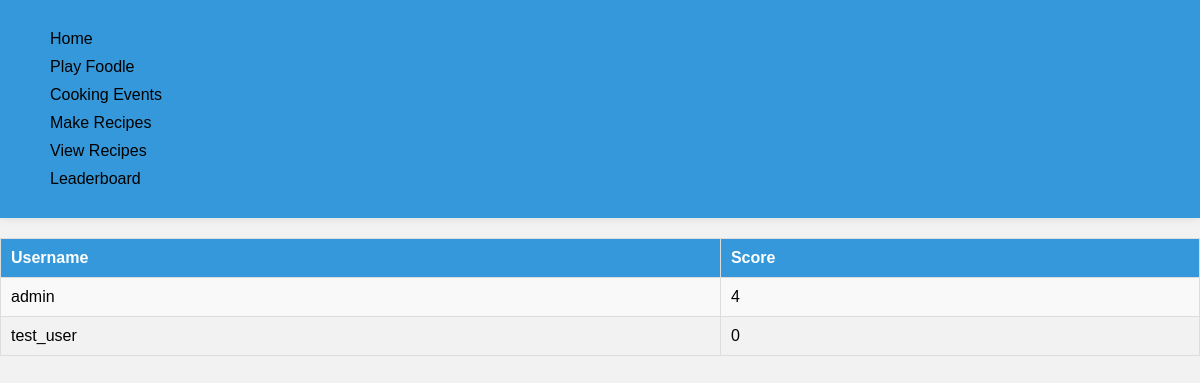
The page /foodle/leaderboard/ (signed in) on the database as committed earlier.
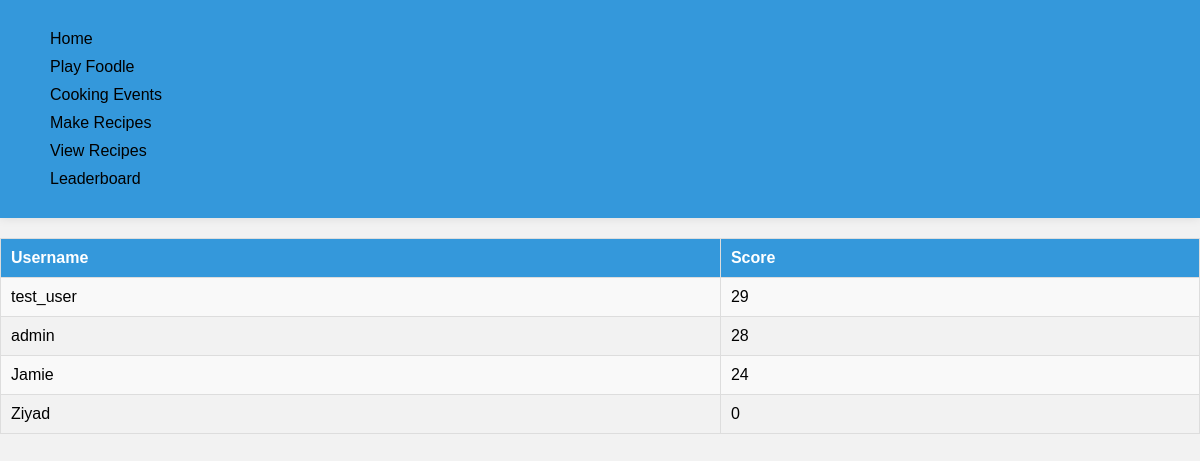
The same page on the database as committed later.
### users/models.py (models this page shows, shortened)
class UserProfile(models.Model):
    user = models.OneToOneField(User, on_delete = models.CASCADE)
    foodle_score = models.IntegerField(default=0)
    def get_env_score(self):
        score = 0
        if (self.user.groups.count() == 0 ):
            return 0
        else:
            for event in MealEvent.objects.filter(group = self.user.groups.first()):
                score += event.score
        return score
    env_score = property(get_env_score)

### foodle/models.py (models this page shows)
class MealEvent(models.Model):
    Meal_Event_id = models.AutoField(primary_key=True)
    user = models.ForeignKey(User, on_delete=models.CASCADE)
    group = models.ForeignKey(Group, on_delete=models.CASCADE)
    date_time = models.DateTimeField()
    recipe = models.ForeignKey(Recipe, on_delete=models.CASCADE)
    score = models.PositiveBigIntegerField(default = 0)

### foodle/views.py (the view)
# urls.py: path("leaderboard/", views.leaderboard, name="leaderboard"),
@login_required
def leaderboard(request):
    profiles = list(UserProfile.objects.all())
    profiles.sort(
        reverse=True, key=lambda profile: profile.foodle_score + profile.env_score
    )
    context = {"top_100_profiles": profiles[:100]}
    return render(request, "foodle/leaderboard.html", context)

### foodle/templates/foodle/leaderboard.html (shortened to what this page needs)
{% extends 'foodle/index.html' %}
{% block content %}
{% if top_100_profiles %}
    <table>
        <tr>
            <th>Username</th>
            <th>Score</th>
        </tr>
        {% for profile in top_100_profiles %}
        <tr>
            <td>{{ profile.user.username }}</td>
            <td>{{ profile.foodle_score|add:profile.env_score }}</td>
        </tr>
        {% endfor %}
    </table>
{% else %}
    <p>No users currently available</p>
{% endif %}
{% endblock content %}

### foodle/templates/foodle/index.html (shortened to what this page needs)
<!DOCTYPE html>
<html lang="en">
<head>
</head>
<body>
    <nav>
        <div>
            <div style="text-align: left;">
                <a href="{% url 'foodle:home' %}">Home</a>
                <a href="{% url 'foodle:play' %}">Play Foodle</a>
                <a href="{% url 'foodle:events' %}">Cooking Events</a>
                <a href="{% url 'recipes:create_recipe' %}">Make Recipes</a>
                <a href="{% url 'recipes:view_all_recipes' %}">View Recipes</a>
                <a href="{% url 'foodle:leaderboard' %}">Leaderboard</a>
            </div>
        </div>
    </nav>
    {% block content %}
    {% endblock content %}
</body>
</html>

### foodle/templates/foodle/index.html (style rules this page uses)
body { font-family: Arial, sans-serif; background-color: #f2f2f2; margin: 0; padding: 0; box-sizing: border-box; }
nav { background-color: #3498db; padding: 10px; box-shadow: 0 0 10px rgba(0, 0, 0, 0.1); }
nav a { text-decoration: none; color: #fff; margin-right: 10px; }
div { margin: 20px; }
div a { text-decoration: none; color: black; display: block; margin-bottom: 10px; }

### foodle/templates/foodle/leaderboard.html (style rules this page uses)
body { font-family: Arial, sans-serif; background-color: #f2f2f2; margin: 0; padding: 0; box-sizing: border-box; }
table { width: 100%; border-collapse: collapse; margin-top: 20px; }
th, td { border: 1px solid #ddd; padding: 10px; text-align: left; }
th { background-color: #3498db; color: #fff; }
tr:nth-child(even) { background-color: #f9f9f9; }

Rows that differ between the two databases and show on the page:
changed UserProfile "test_user": foodle_score|add "0" → "29"; moves up the list
computed for UserProfile "admin": foodle_score|add "4" → "28"
added UserProfile: user.username "Jamie", foodle_score|add "24"
added UserProfile: user.username "Ziyad", foodle_score|add "0"
